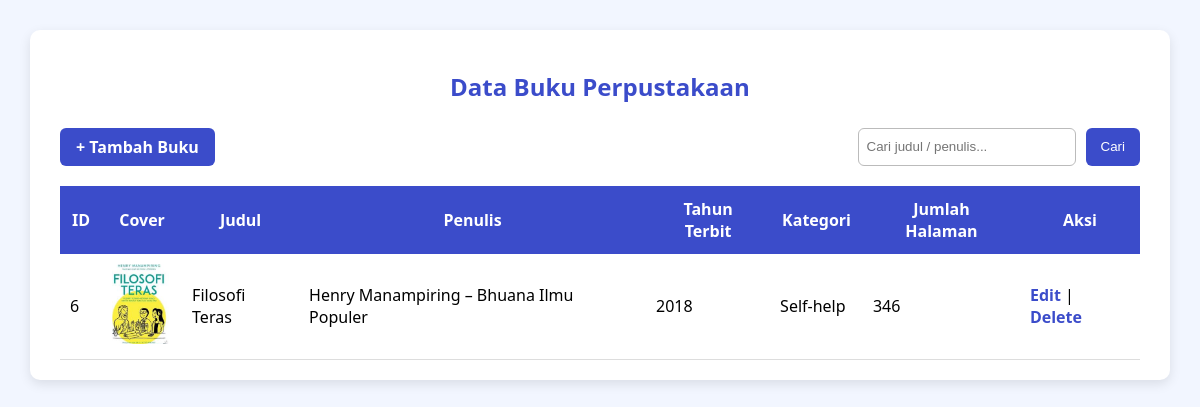
The app's page /index.php?cari=Filosofi Teras with its own data.
### tables this page shows
CREATE TABLE `buku` (
  `id` int(11) NOT NULL,
  `judul` varchar(255) NOT NULL,
  `penulis` varchar(255) NOT NULL,
  `tahun_terbit` int(11) NOT NULL,
  `kategori` varchar(100) NOT NULL,
  `jumlah_halaman` int(11) NOT NULL,
  `cover` varchar(255) DEFAULT NULL
);

### index.php (the view, shortened to what this page needs)
<!DOCTYPE html>
<html lang="id">
<head>
<link rel="stylesheet" href="style.css">
<?php
include 'config.php';
?>
</head>
<body>
<div class="container">
    <h2>Data Buku Perpustakaan</h2>
    <div class="top-bar">
        <a href="tambah.php" class="btn">+ Tambah Buku</a>
        <form method="GET" action="" style="display:flex; gap:10px;">
            <input type="text" name="cari" placeholder="Cari judul / penulis...">
            <button type="submit">Cari</button>
        </form>
    </div>
    <table>
        <tr>
            <th>ID</th>
            <th>Cover</th>
            <th>Judul</th>
            <th>Penulis</th>
            <th>Tahun Terbit</th>
            <th>Kategori</th>
            <th>Jumlah Halaman</th>
            <th>Aksi</th>
        </tr>
        <?php
        if (isset($_GET['cari'])) {
            $keyword = "%" . $_GET['cari'] . "%";
            $query = $conn->prepare("SELECT * FROM buku WHERE judul LIKE ? OR penulis LIKE ?");
            $query->execute([$keyword, $keyword]);
        } else {
            $query = $conn->prepare("SELECT * FROM buku");
            $query->execute();
        }
        while ($row = $query->fetch(PDO::FETCH_ASSOC)):
        ?>
        <tr>
            <td><?= htmlspecialchars($row['id']) ?></td>
            <td>
                <img src="upload/<?= htmlspecialchars($row['cover']) ?>"
                     class="cover-img"
                     onerror="this.src='noimage.png'">
            </td>
            <td><?= htmlspecialchars($row['judul']) ?></td>
            <td><?= htmlspecialchars($row['penulis']) ?></td>
            <td><?= htmlspecialchars($row['tahun_terbit']) ?></td>
            <td><?= htmlspecialchars($row['kategori']) ?></td>
            <td><?= htmlspecialchars($row['jumlah_halaman']) ?></td>
            <td>
                <a href="edit.php?id=<?= $row['id'] ?>">Edit</a> |
                <a href="delete.php?id=<?= $row['id'] ?>"
                    onclick="return confirm('Apakah Anda yakin ingin menghapus buku ini?')">
                    Delete
                </a>
            </td>
        </tr>
        <?php endwhile; ?>
    </table>
</div>
</body>
</html>

### style.css (style rules this page uses)
body { font-family: 'Segoe UI', sans-serif; margin: 0; padding: 0; background: #f2f6ff; }
.container { width: 90%; margin: 30px auto; background: white; padding: 20px 30px; border-radius: 10px; box-shadow: 0 4px 12px rgba(0,0,0,0.1); }
h2 { text-align: center; color: #3b4cca; margin-bottom: 25px; }
a { text-decoration: none; color: #3b4cca; font-weight: 600; }
.top-bar { display: flex; justify-content: space-between; margin-bottom: 20px; }
.top-bar a { padding: 8px 16px; background: #3b4cca; color: white; border-radius: 6px; transition: 0.2s; }
input[type="text"] { padding: 8px; width: 200px; border: 1px solid #bbb; border-radius: 6px; }
button { padding: 8px 15px; border: none; background: #3b4cca; color: white; border-radius: 6px; cursor: pointer; }
table { border-collapse: collapse; width: 100%; margin-top: 10px; }
table th { background: #3b4cca; color: white; padding: 12px; }
table td { padding: 10px; border-bottom: 1px solid #ddd; }
.cover-img { width: 60px; height: 80px; object-fit: cover; border-radius: 6px; }

### records on screen
buku: id "6", cover (picture), judul "Filosofi Teras", penulis "Henry Manampiring – Bhuana Ilmu Populer", tahun_terbit "2018", kategori "Self-help", jumlah_halaman "346"
